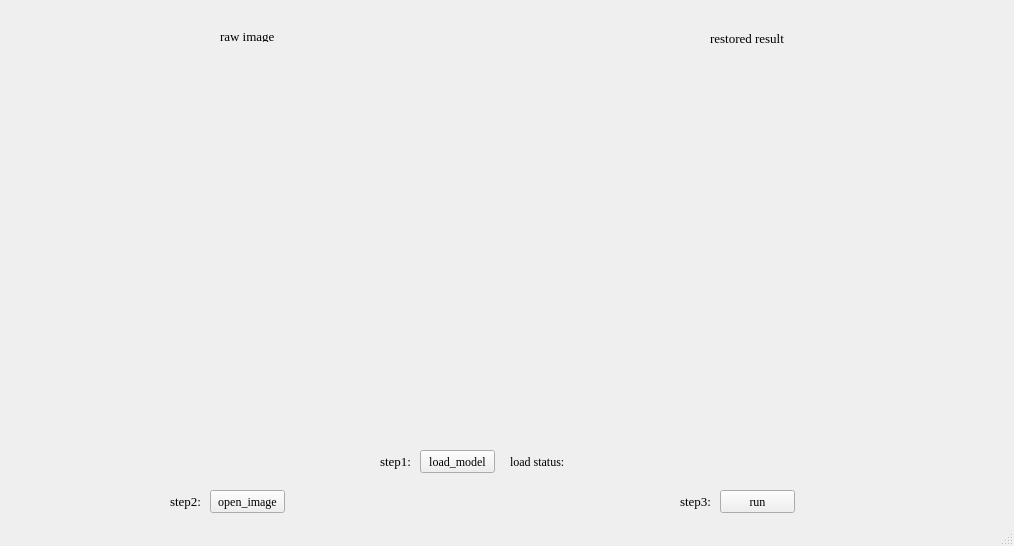
<?xml version="1.0" encoding="UTF-8"?>
<ui version="4.0">
 <class>MainWindow</class>
 <widget class="QMainWindow" name="MainWindow">
  <property name="geometry">
   <rect>
    <x>0</x>
    <y>0</y>
    <width>1014</width>
    <height>546</height>
   </rect>
  </property>
  <property name="windowTitle">
   <string>UICRN_DEMO</string>
  </property>
  <widget class="QWidget" name="centralwidget">
   <widget class="QLabel" name="ori_label">
    <property name="geometry">
     <rect>
      <x>10</x>
      <y>60</y>
      <width>480</width>
      <height>360</height>
     </rect>
    </property>
    <property name="text">
     <string/>
    </property>
    <property name="alignment">
     <set>Qt::AlignCenter</set>
    </property>
   </widget>
   <widget class="QLabel" name="res_label">
    <property name="geometry">
     <rect>
      <x>510</x>
      <y>60</y>
      <width>480</width>
      <height>360</height>
     </rect>
    </property>
    <property name="text">
     <string/>
    </property>
    <property name="alignment">
     <set>Qt::AlignCenter</set>
    </property>
   </widget>
   <widget class="QPushButton" name="PB_open">
    <property name="geometry">
     <rect>
      <x>210</x>
      <y>490</y>
      <width>75</width>
      <height>23</height>
     </rect>
    </property>
    <property name="font">
     <font>
      <family>Times New Roman</family>
     </font>
    </property>
    <property name="text">
     <string>open_image</string>
    </property>
   </widget>
   <widget class="QPushButton" name="PB_run">
    <property name="geometry">
     <rect>
      <x>720</x>
      <y>490</y>
      <width>75</width>
      <height>23</height>
     </rect>
    </property>
    <property name="font">
     <font>
      <family>Times New Roman</family>
     </font>
    </property>
    <property name="text">
     <string>run</string>
    </property>
   </widget>
   <widget class="QLabel" name="label">
    <property name="geometry">
     <rect>
      <x>220</x>
      <y>30</y>
      <width>54</width>
      <height>12</height>
     </rect>
    </property>
    <property name="font">
     <font>
      <family>Times New Roman</family>
      <pointsize>10</pointsize>
     </font>
    </property>
    <property name="text">
     <string>raw image</string>
    </property>
   </widget>
   <widget class="QLabel" name="label_2">
    <property name="geometry">
     <rect>
      <x>710</x>
      <y>30</y>
      <width>101</width>
      <height>16</height>
     </rect>
    </property>
    <property name="font">
     <font>
      <family>Times New Roman</family>
      <pointsize>10</pointsize>
     </font>
    </property>
    <property name="text">
     <string>restored result</string>
    </property>
   </widget>
   <widget class="QPushButton" name="PB_load">
    <property name="geometry">
     <rect>
      <x>420</x>
      <y>450</y>
      <width>75</width>
      <height>23</height>
     </rect>
    </property>
    <property name="font">
     <font>
      <family>Times New Roman</family>
     </font>
    </property>
    <property name="text">
     <string>load_model</string>
    </property>
   </widget>
   <widget class="QLabel" name="label_status">
    <property name="geometry">
     <rect>
      <x>510</x>
      <y>450</y>
      <width>54</width>
      <height>23</height>
     </rect>
    </property>
    <property name="font">
     <font>
      <family>Times New Roman</family>
     </font>
    </property>
    <property name="text">
     <string>load status:</string>
    </property>
   </widget>
   <widget class="QLabel" name="label_3">
    <property name="geometry">
     <rect>
      <x>380</x>
      <y>450</y>
      <width>31</width>
      <height>23</height>
     </rect>
    </property>
    <property name="font">
     <font>
      <family>Times New Roman</family>
      <pointsize>10</pointsize>
     </font>
    </property>
    <property name="text">
     <string>step1:</string>
    </property>
   </widget>
   <widget class="QLabel" name="label_4">
    <property name="geometry">
     <rect>
      <x>170</x>
      <y>490</y>
      <width>31</width>
      <height>23</height>
     </rect>
    </property>
    <property name="font">
     <font>
      <family>Times New Roman</family>
      <pointsize>10</pointsize>
     </font>
    </property>
    <property name="text">
     <string>step2:</string>
    </property>
   </widget>
   <widget class="QLabel" name="label_5">
    <property name="geometry">
     <rect>
      <x>680</x>
      <y>490</y>
      <width>31</width>
      <height>23</height>
     </rect>
    </property>
    <property name="font">
     <font>
      <family>Times New Roman</family>
      <pointsize>10</pointsize>
     </font>
    </property>
    <property name="text">
     <string>step3:</string>
    </property>
   </widget>
  </widget>
  <widget class="QStatusBar" name="statusbar"/>
 </widget>
 <resources/>
 <connections/>
</ui>
